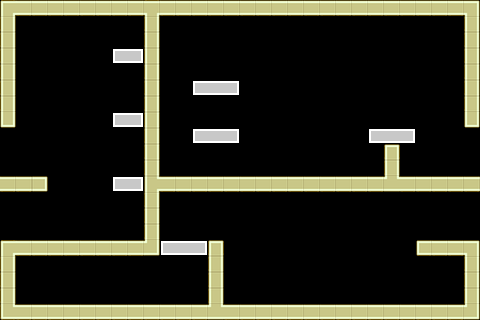

The image is a tile-based game level rendered from a .tmx file. Its description and source (layers, tilesets, objects; grid data summarised) follow:
An orthogonal 30x20 tile map with 16x16 px tiles, 2 tile layers (solidbricks, bricks), 2 tilesets and 18 objects (6x PowerUpSpawnPoint, 3x StarInGameCurrency, 2x diagonalFlyerSpawnPoint, 2x runningChaserEnemySpawnPoint, TimeBomb, ...).

<map version="1.0" orientation="orthogonal" width="30" height="20" tilewidth="16" tileheight="16">
 <tileset firstgid="1" name="TileSetTemplate" tilewidth="16" tileheight="16">
  <image source="TileSetTemplate.png" width="64" height="64" />
 </tileset>
 <tileset firstgid="17" name="TileSetTemplateSolid" tilewidth="16" tileheight="16">
  <image source="TileSetTemplateSolid.png" width="64" height="64" />
 </tileset>
 <layer name="solidbricks" width="30" height="20">
  <data>[600 cells, 137 non-empty, 13 distinct tile ids]</data>
 </layer>
 <layer name="bricks" width="30" height="20">
  <data>[600 cells, 18 non-empty, 3 distinct tile ids]</data>
 </layer>
 <objectgroup name="Objects" width="30" height="20">
  <object x="441" y="107" height="1" />
  <object name="diagonalFlyerSpawnPoint" x="300" y="127">
   <properties>
    <property name="diagonalFlyerSpawnPoint" value="1" />
   </properties>
  </object>
  <object x="217" y="38" />
  <object name="TimeBomb" x="217" y="38">
   <properties>
    <property name="TimeBomb" value="1" />
   </properties>
  </object>
  <object name="diagonalFlyerSpawnPoint" x="91" y="126">
   <properties>
    <property name="diagonalFlyerSpawnPoint" value="1" />
   </properties>
  </object>
  <object name="SpawnPoint" x="45" y="287">
   <properties>
    <property name="SpawnPoint" value="1" />
   </properties>
  </object>
  <object name="ExitDoor" x="131" y="32">
   <properties>
    <property name="ExitDoor" value="1" />
   </properties>
  </object>
  <object name="runningChaserEnemySpawnPoint" x="352" y="287">
   <properties>
    <property name="runningChaserEnemySpawnPoint" value="1" />
   </properties>
  </object>
  <object name="runningChaserEnemySpawnPoint" x="266" y="161">
   <properties>
    <property name="runningChaserEnemySpawnPoint" value="1" />
   </properties>
  </object>
  <object name="StarInGameCurrency" x="438" y="280">
   <properties>
    <property name="StarInGameCurrency" value="1" />
   </properties>
  </object>
  <object name="StarInGameCurrency" x="40" y="41">
   <properties>
    <property name="StarInGameCurrency" value="1" />
   </properties>
  </object>
  <object name="StarInGameCurrency" x="177" y="159">
   <properties>
    <property name="StarInGameCurrency" value="1" />
   </properties>
  </object>
  <object name="PowerUpSpawnPoint" x="296" y="284">
   <properties>
    <property name="PowerUpSpawnPoint" value="0" />
   </properties>
  </object>
  <object name="PowerUpSpawnPoint" x="312" y="284">
   <properties>
    <property name="PowerUpSpawnPoint" value="1" />
   </properties>
  </object>
  <object name="PowerUpSpawnPoint" x="313" y="160">
   <properties>
    <property name="PowerUpSpawnPoint" value="4" />
   </properties>
  </object>
  <object name="PowerUpSpawnPoint" x="327" y="160">
   <properties>
    <property name="PowerUpSpawnPoint" value="5" />
   </properties>
  </object>
  <object name="PowerUpSpawnPoint" x="81" y="94">
   <properties>
    <property name="PowerUpSpawnPoint" value="3" />
   </properties>
  </object>
  <object name="PowerUpSpawnPoint" x="81" y="111">
   <properties>
    <property name="PowerUpSpawnPoint" value="2" />
   </properties>
  </object>
 </objectgroup>
</map>
